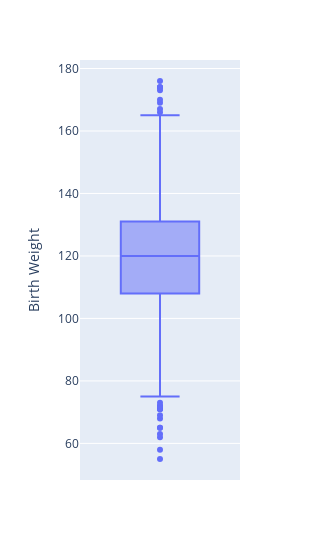

Notebook code for this chart:
### Markdown cell above
## Box Plots

### Code cell
px.box(births, y = "Birth Weight", width=300)

### Figure 1 — Plotly figure (JSON) as saved in the notebook; plotly's stock layout.template omitted (floating-point values rounded to 4 significant figures; data arrays with more than 128 entries replaced by an {"elided": "..."} marker saying what was removed)
{"data": [{"alignmentgroup": "True", "hovertemplate": "Birth Weight=%{y}<extra></extra>", "legendgroup": "", "marker": {"color": "#636efa"}, "name": "", "notched": false, "offsetgroup": "", "orientation": "v", "showlegend": false, "type": "box", "x0": " ", "xaxis": "x", "y": {"elided": "1174 int values"}, "y0": " ", "yaxis": "y"}], "layout": {"boxmode": "group", "legend": {"tracegroupgap": 0}, "margin": {"t": 60}, "width": 300, "xaxis": {"anchor": "y", "domain": [0, 1]}, "yaxis": {"anchor": "x", "domain": [0, 1], "title": {"text": "Birth Weight"}}}}
